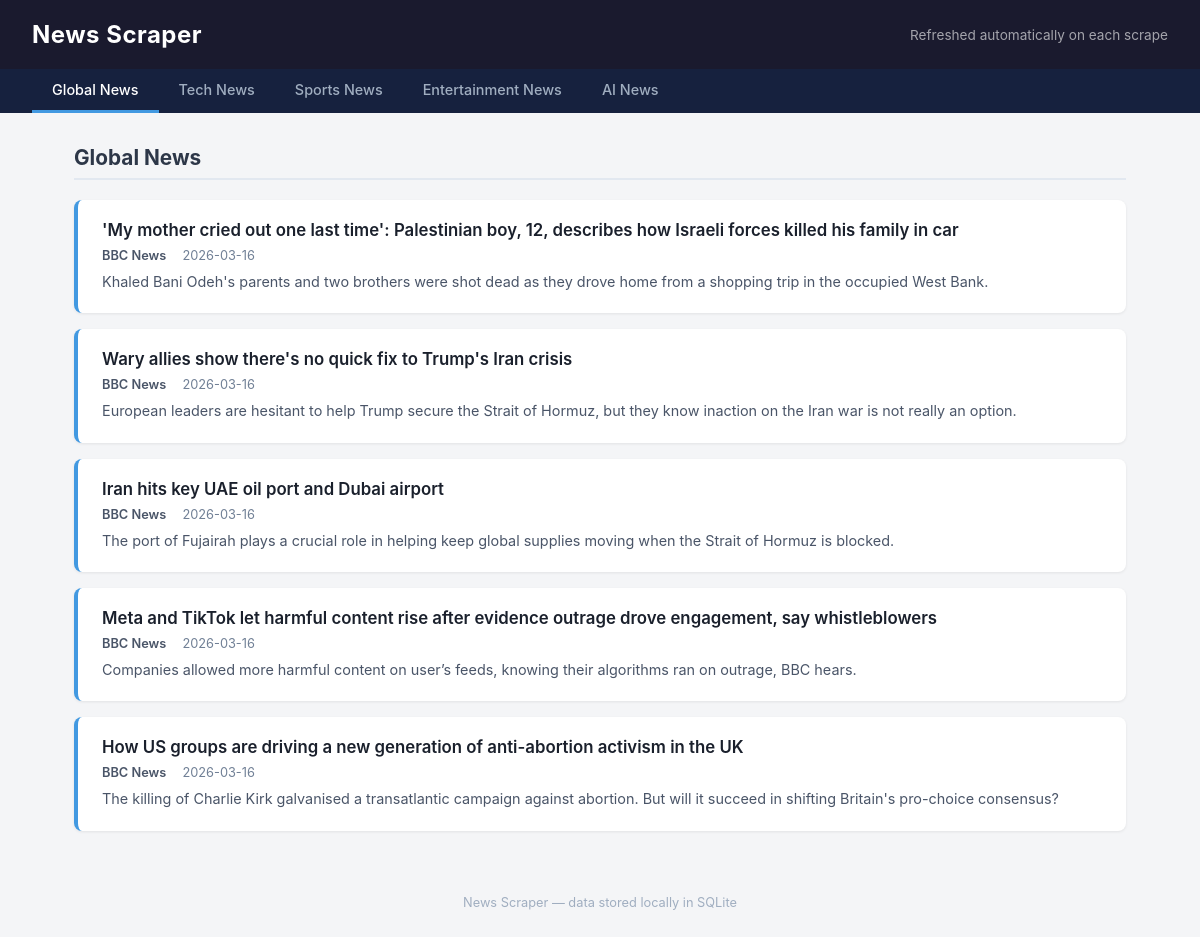
The page / on the database its author committed.
### tables this page shows
CREATE TABLE articles (
                id          INTEGER PRIMARY KEY AUTOINCREMENT,
                title       TEXT NOT NULL,
                source      TEXT NOT NULL,
                url         TEXT NOT NULL UNIQUE,
                summary     TEXT,
                category    TEXT NOT NULL,
                published_at TEXT,
                scraped_at  TEXT NOT NULL
            );

### src/server.py (the view)
@app.route("/")
def index():
    sections = {}
    for category, label in CATEGORY_LABELS.items():
        articles = get_articles_by_category(category, ARTICLES_PER_SECTION)
        sections[category] = {"label": label, "articles": articles}
    return render_template("index.html", sections=sections)

### src/database.py (called while the page is built)
@contextmanager
def get_conn(db_path: str = DB_PATH):
    conn = sqlite3.connect(db_path)
    conn.row_factory = sqlite3.Row
    try:
        yield conn
        conn.commit()
    finally:
        conn.close()

def get_articles_by_category(category: str, limit: int, db_path: str = DB_PATH) -> list[dict]:
    with get_conn(db_path) as conn:
        rows = conn.execute(
            """
            SELECT * FROM articles
            WHERE category = ?
            ORDER BY scraped_at DESC, published_at DESC
            LIMIT ?
            """,
            (category, limit),
        ).fetchall()
    return [dict(r) for r in rows]

### templates/index.html (shortened to what this page needs)
<!DOCTYPE html>
<html lang="en">
<head>
</head>
<body>
  <header>
    <h1>News Scraper</h1>
    <span>Refreshed automatically on each scrape</span>
  </header>
  <nav>
    {% for key, sec in sections.items() %}
    <a href="#" data-target="{{ key }}" class="{{ 'active' if loop.first else '' }}">
      {{ sec.label }}
    </a>
    {% endfor %}
  </nav>
  <main>
    {% for key, sec in sections.items() %}
    <div class="section {{ 'active' if loop.first else '' }}" id="section-{{ key }}" data-section="{{ key }}">
      <div class="section-header">{{ sec.label }}</div>
      {% if sec.articles %}
      <div class="articles">
        {% for article in sec.articles %}
        <div class="card">
          <div class="card-title"><a href="{{ article.url }}" target="_blank" rel="noopener">{{ article.title }}</a></div>
          <div class="card-meta">
            <span class="source">{{ article.source }}</span>
            {% if article.published_at %}<span>{{ article.published_at[:10] }}</span>{% endif %}
          </div>
          {% if article.summary %}
          <div class="card-summary">{{ article.summary }}</div>
          {% endif %}
        </div>
        {% endfor %}
      </div>
      {% else %}
      <div class="empty">No articles yet. Run <code>python main.py scrape</code> to fetch news.</div>
      {% endif %}
    </div>
    {% endfor %}
  </main>
  <footer>News Scraper &mdash; data stored locally in SQLite</footer>
</body>
</html>

### templates/index.html (style rules this page uses)
*, *::before, *::after { box-sizing: border-box; margin: 0; padding: 0; }
body { font-family: -apple-system, BlinkMacSystemFont, "Segoe UI", Roboto, sans-serif; background: #f4f5f7; color: #1a1a2e; min-height: 100vh; }
header { background: #1a1a2e; color: #fff; padding: 1.25rem 2rem; display: flex; align-items: center; gap: 1rem; }
header h1 { font-size: 1.5rem; font-weight: 700; letter-spacing: 0.02em; }
header span { font-size: 0.85rem; opacity: 0.6; margin-left: auto; }
nav { background: #16213e; display: flex; gap: 0; overflow-x: auto; padding: 0 2rem; }
nav a { color: #a0aec0; text-decoration: none; padding: 0.75rem 1.25rem; font-size: 0.9rem; font-weight: 500; border-bottom: 3px solid transparent; white-space: nowrap; transition: color 0.15s, border-color 0.15s; }
nav a:hover, nav a.active { color: #fff; border-bottom-color: #4299e1; }
main { max-width: 1100px; margin: 2rem auto; padding: 0 1.5rem; }
.section { display: none; }
.section.active { display: block; }
.section-header { font-size: 1.3rem; font-weight: 700; margin-bottom: 1.25rem; padding-bottom: 0.5rem; border-bottom: 2px solid #e2e8f0; color: #2d3748; }
.articles { display: grid; gap: 1rem; }
.card { background: #fff; border-radius: 8px; padding: 1.25rem 1.5rem; box-shadow: 0 1px 3px rgba(0,0,0,0.08); border-left: 4px solid #4299e1; display: flex; flex-direction: column; gap: 0.5rem; transition: box-shadow 0.15s; }
.card-title a { font-size: 1.05rem; font-weight: 600; color: #1a202c; text-decoration: none; }
.card-meta { font-size: 0.8rem; color: #718096; display: flex; gap: 1rem; flex-wrap: wrap; }
.card-meta .source { font-weight: 600; color: #4a5568; }
.card-summary { font-size: 0.9rem; color: #4a5568; line-height: 1.55; }
[data-section="global"] .card { border-left-color: #4299e1; }
footer { text-align: center; padding: 2rem; color: #a0aec0; font-size: 0.8rem; }

### rows shown on the page
articles: title "'My mother cried out one last time': Palestinian boy, 12, describes how Israeli forces killed his family in car", source "BBC News", published_at "2026-03-16", summary "Khaled Bani Odeh's parents and two brothers were shot dead as they drove home from a shopping trip in the occupied West Bank."
articles: title "Wary allies show there's no quick fix to Trump's Iran crisis", source "BBC News", published_at "2026-03-16", summary "European leaders are hesitant to help Trump secure the Strait of Hormuz, but they know inaction on the Iran war is not really an option."
articles: title "Iran hits key UAE oil port and Dubai airport", source "BBC News", published_at "2026-03-16", summary "The port of Fujairah plays a crucial role in helping keep global supplies moving when the Strait of Hormuz is blocked."
articles: title "Meta and TikTok let harmful content rise after evidence outrage drove engagement, say whistleblowers", source "BBC News", published_at "2026-03-16", summary "Companies allowed more harmful content on user’s feeds, knowing their algorithms ran on outrage, BBC hears."
articles: title "How US groups are driving a new generation of anti-abortion activism in the UK", source "BBC News", published_at "2026-03-16", summary "The killing of Charlie Kirk galvanised a transatlantic campaign against abortion. But will it succeed in shifting Britain's pro-choice consensus?"

### other values the page prints
{{ sec.label }} "Global News" "Tech News" "Sports News" "Entertainment News" "AI News"
{{ sec.label }} "Global News"
